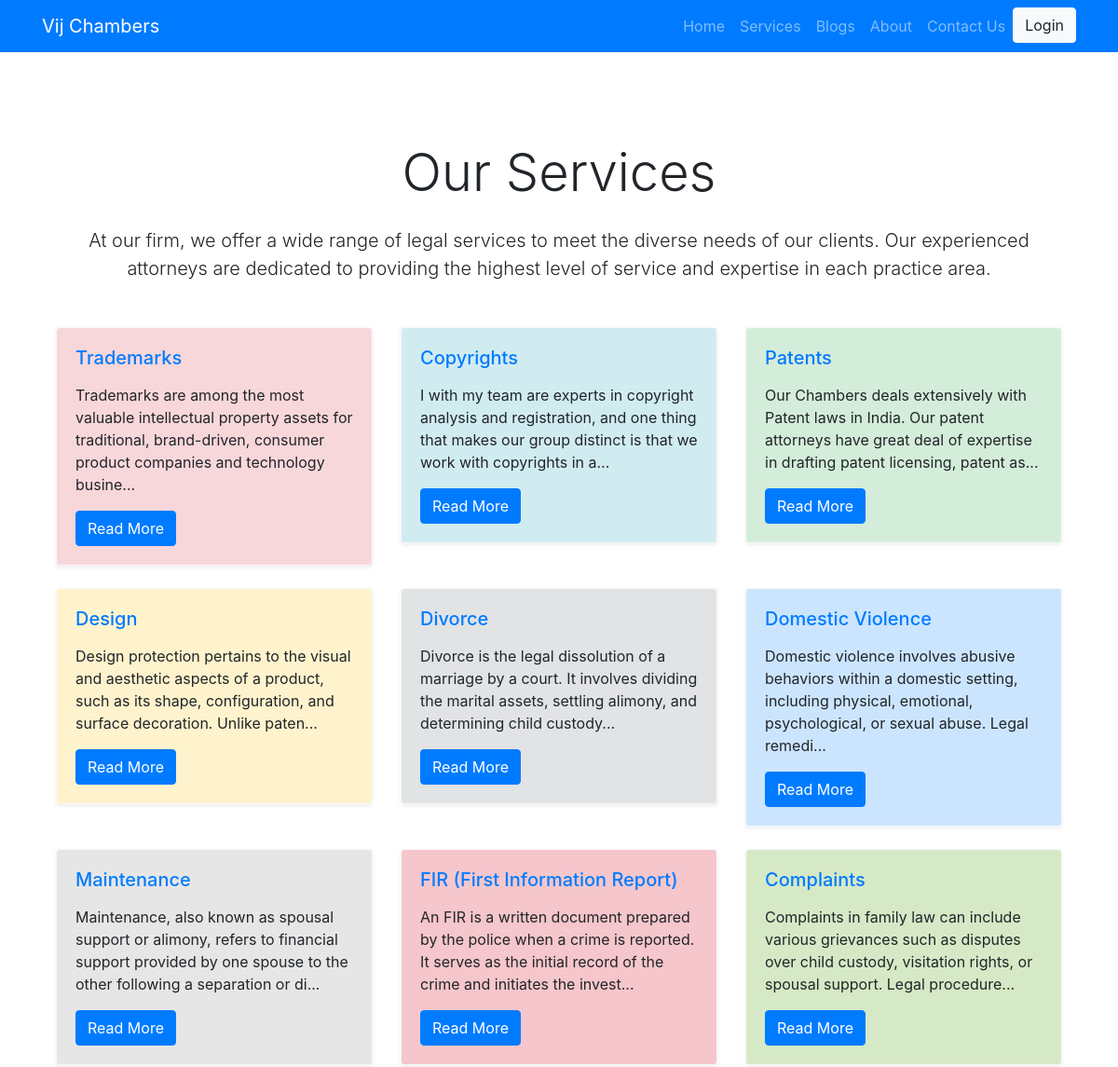
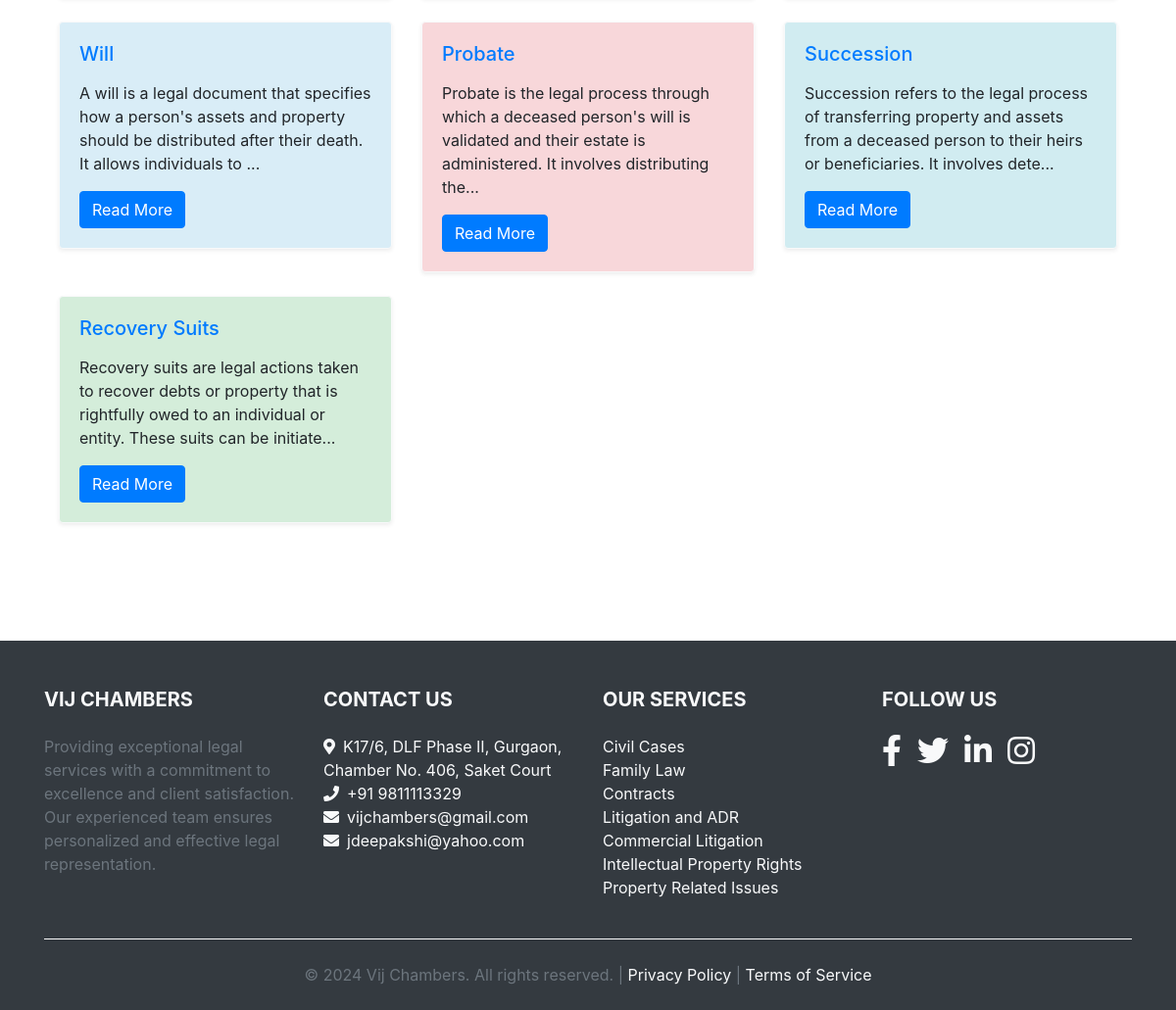
Page /services/ on the committed database (2 pictures, top to bottom).
### main/models.py (models this page shows, shortened)
class Service(models.Model):
    title = models.CharField(max_length=200)
    description = RichTextField()  # Use RichTextField instead of TextField
    detailed_description = RichTextField()  # Use RichTextField instead of TextField
    slug = models.SlugField(unique=True)

### main/views.py (the view)
# urls.py: path('services/', views.services, name='services'),
def services(request):
    services_list = Service.objects.all()
    return render(request, 'services.html', {'services': services_list})

### main/templates/services.html (shortened to what this page needs)
{% extends 'base.html' %}
{% block content %}
    <section id="services" class="my-5 py-5">
        <div class="container">
            <h2 class="text-center mb-4 display-4">Our Services</h2>
            <p class="lead text-center mb-5">At our firm, we offer a wide range of legal services to meet the diverse needs of our clients. Our experienced attorneys are dedicated to providing the highest level of service and expertise in each practice area.</p>
            <div class="row">
                {% for service in services %}
                <div class="col-md-4 mb-4">
                    <div class="card border-light shadow-sm service-card">
                        <div class="card-body">
                            <h5 class="card-title text-primary">{{ service.title }}</h5>
                            <p class="card-text">{{ service.description|safe|slice:":150" }}...</p>
                            <a href="{% url 'service_detail' service.slug %}" class="btn btn-primary">Read More</a>
                        </div>
                    </div>
                </div>
                {% endfor %}
            </div>
        </div>
    </section>
{% endblock %}

### main/templates/base.html (style rules this page uses)
.card-bg-color-1 { background-color: #f8d7da !important; }
.card-bg-color-2 { background-color: #d1ecf1 !important; }
.card-bg-color-3 { background-color: #d4edda !important; }
.card-bg-color-4 { background-color: #fff3cd !important; }
.card-bg-color-5 { background-color: #e2e3e5 !important; }
.card-bg-color-6 { background-color: #cce5ff !important; }
.card-bg-color-7 { background-color: #e6e6e6 !important; }
.card-bg-color-8 { background-color: #f5c6cb !important; }
.card-bg-color-9 { background-color: #d6e9c6 !important; }
.card-bg-color-10 { background-color: #d9edf7 !important; }

### rows in the picture
Service: title "Trademarks", description "Trademarks are among the most valuable intellectual property assets for traditional, brand-driven, consumer product companies and technology busine"
Service: title "Copyrights", description "I with my team are experts in copyright analysis and registration, and one thing that makes our group distinct is that we work with copyrights in a"
Service: title "Patents", description "Our Chambers deals extensively with Patent laws in India. Our patent attorneys have great deal of expertise in drafting patent licensing, patent as"
Service: title "Design", description "Design protection pertains to the visual and aesthetic aspects of a product, such as its shape, configuration, and surface decoration. Unlike paten"
Service: title "Divorce", description "Divorce is the legal dissolution of a marriage by a court. It involves dividing the marital assets, settling alimony, and determining child custody"
Service: title "Domestic Violence", description "Domestic violence involves abusive behaviors within a domestic setting, including physical, emotional, psychological, or sexual abuse. Legal remedi"
Service: title "Maintenance", description "Maintenance, also known as spousal support or alimony, refers to financial support provided by one spouse to the other following a separation or di"
Service: title "FIR (First Information Report)", description "An FIR is a written document prepared by the police when a crime is reported. It serves as the initial record of the crime and initiates the invest"
Service: title "Complaints", description "Complaints in family law can include various grievances such as disputes over child custody, visitation rights, or spousal support. Legal procedure"
Service: title "Will", description "A will is a legal document that specifies how a person's assets and property should be distributed after their death. It allows individuals to"
Service: title "Probate", description "Probate is the legal process through which a deceased person's will is validated and their estate is administered. It involves distributing the"
Service: title "Succession", description "Succession refers to the legal process of transferring property and assets from a deceased person to their heirs or beneficiaries. It involves dete"
Service: title "Recovery Suits", description "Recovery suits are legal actions taken to recover debts or property that is rightfully owed to an individual or entity. These suits can be initiate"
